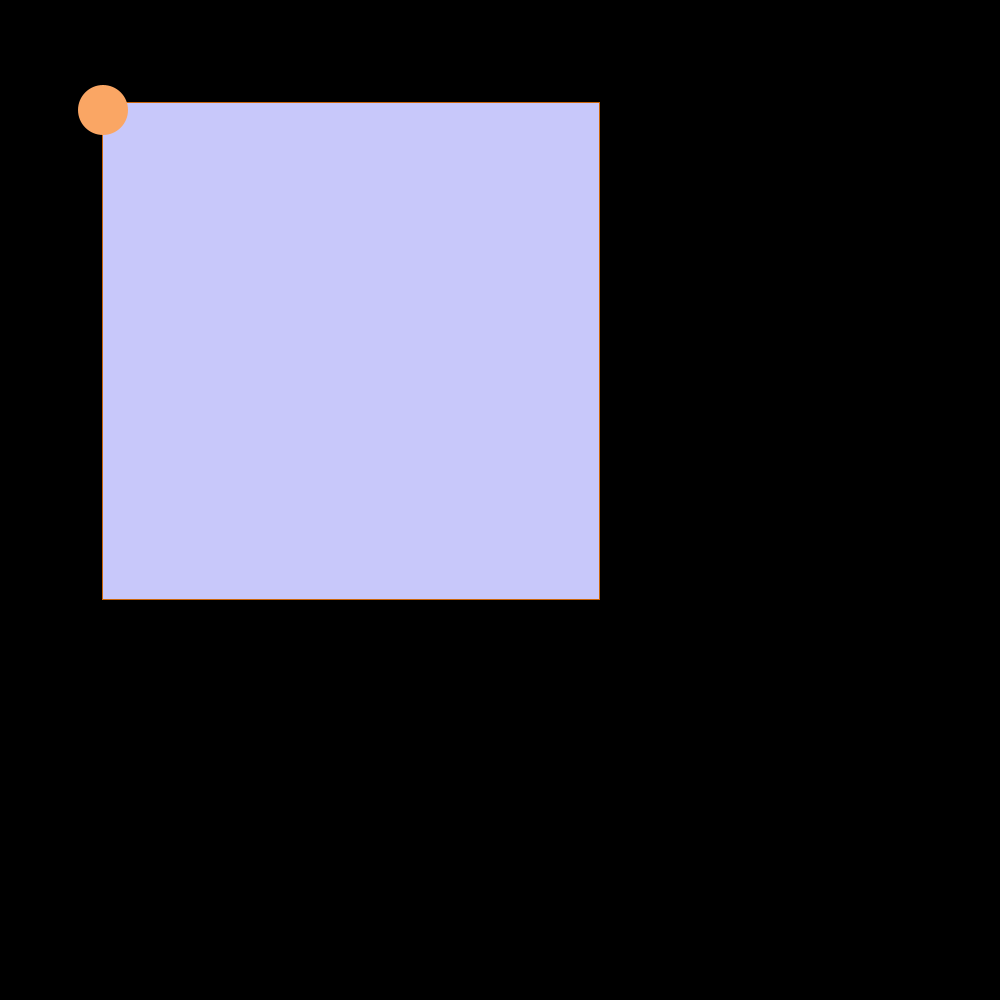
Frame 1 (no input)
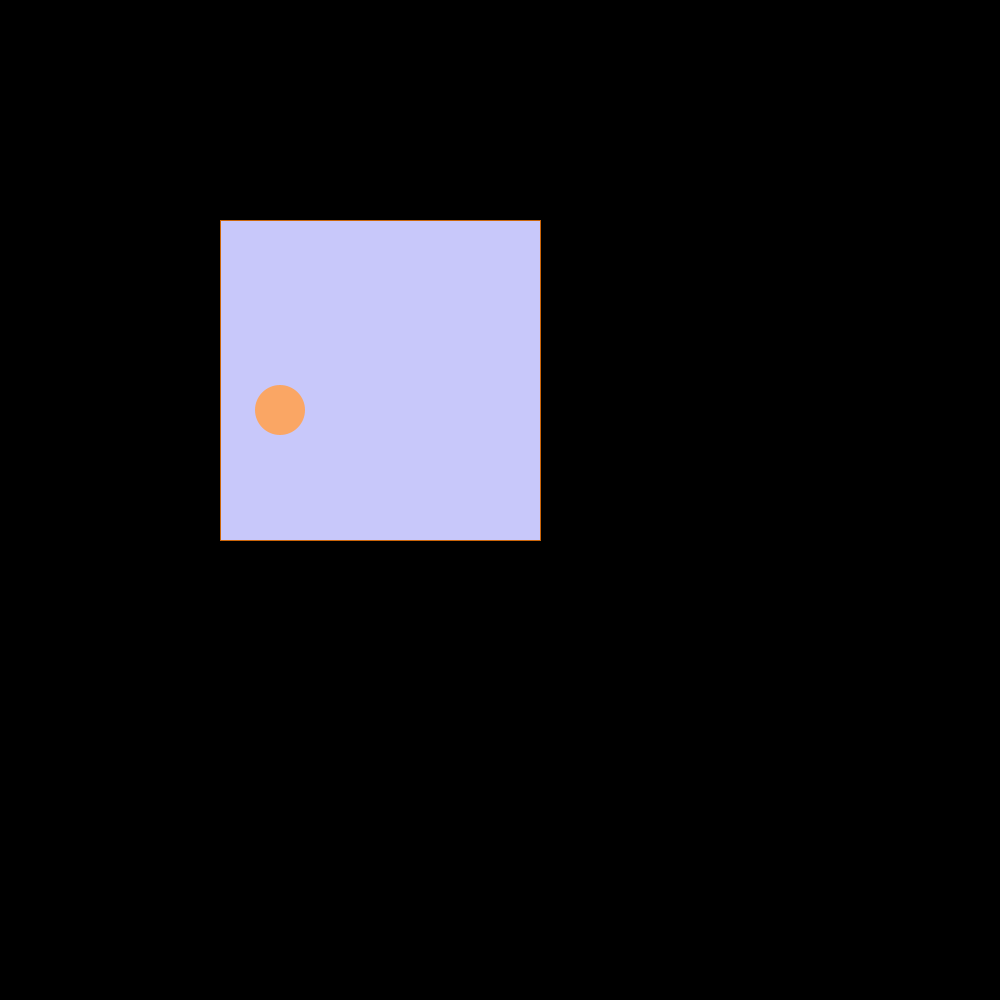
Frame 60 (the mouse pressed at the canvas centre just before this capture)
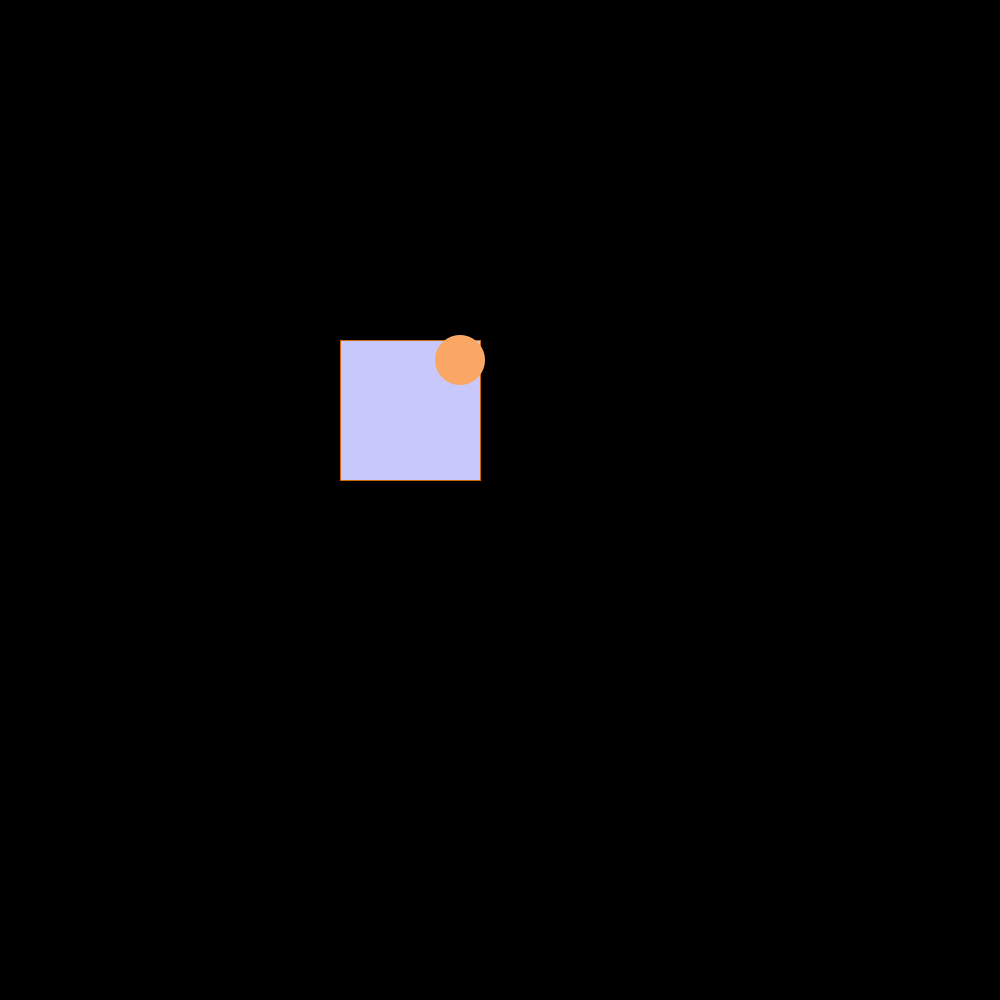
Frame 120 (the mouse held since frame 60 and released just before this capture)

The Processing sketch that drew these frames (run headless with seeded random() and noise(); from frame 60 on, the mouse is pressed at the canvas centre):

// Processing sketch: Rigtig_hoppebold
// ── Rigtig_hoppebold.pde
// pladsen hvor bolden er
int Boldx = 100, Boldy = 100;

// firkantens plads
int Firkantx = 100, Firkanty = 100;

// Radisuen på bolden
int Radius= 50;

// Firkantens størrelse
int firkant = 500;

// Hastighed på bold
int xSpeed = 3, ySpeed = 10;

// Boldens plads i midten
int Pladsa = 2;

// Firkantens størrelse forandring
int Pladsb = 3;


void setup () {
  size(1000, 1000);
}

void draw () {
  background(0);

  //boldens movement
  Boldx += xSpeed;

  // størrelsen på firkanten bliver mindre
  Firkantx += Pladsa;
  Firkanty += Pladsa;
  firkant -= Pladsb;

  // Firkanten holder bolden inden i sig
  if (Boldx> firkant + Firkantx || Boldx< Firkantx) {
    xSpeed *= -1;
  }

  if (Boldx> firkant + Firkantx) {
    Boldx -= 10;
  }
  if (Boldx< Firkantx) {
    Boldx += 10;
  } 

  Boldy += ySpeed;
  if (Boldy> firkant + Firkanty ||Boldy< Firkanty) {
    ySpeed *= -1;
  } 

  if (Boldy> firkant + Firkanty) {
    Boldy -= 10;
  }
  if (Boldy< Firkanty) {
    Boldy += 10;
  }




  // Firkantens størrelse og farve
  fill(200,200,250);
  stroke(204, 102, 10);
  rect(Firkantx, Firkanty, firkant, firkant);
  // Boldens størrelse og farve
  fill(250,166,100);
  noStroke();
  ellipse(Boldx, Boldy, Radius, Radius);

  //Størrelsen på firkant beholdes
  if (firkant < 40 || firkant > 900 ) {
    Pladsa *= -1;
    Pladsb *= -1;
  }
}
